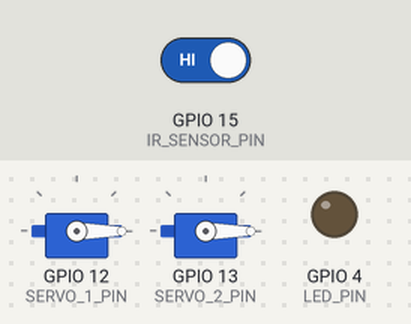
A sketch run on a simulated ESP32. Parts: 2 × servo, output pins drawn as LEDs (lit = HIGH). The inputs (shaded band) are chosen by the test bench; at power-on: GPIO 15 (IR_SENSOR_PIN) HIGH. WiFi joins after 1.5 s; servers stay silent unless stated; uploads are accepted with an empty reply; the camera gives no picture; what the sketch prints to the serial monitor is not drawn.

Above: at 4.0 s.
4.1 s: GPIO 15 (IR_SENSOR_PIN) driven LOW
At 4.91 s:
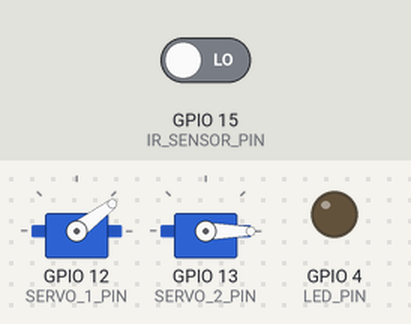
At 5.51 s:
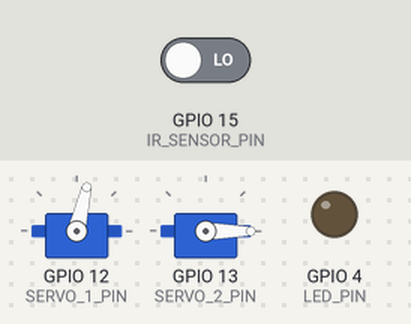
10.1 s: GPIO 15 (IR_SENSOR_PIN) driven HIGH
At 10.31 s:
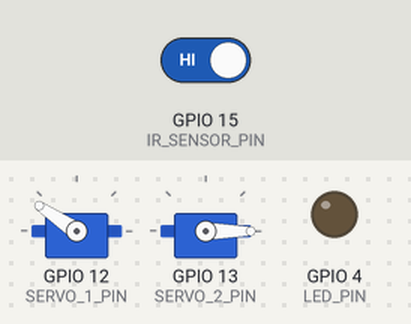
Timing chart, 0 to 14.0 s (numbered marks = the images above; inputs shaded):
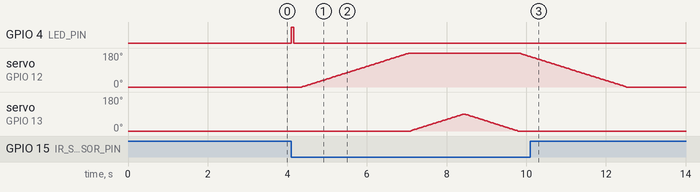

Measured:
- after the input at 4.1 s, GPIO 4 (LED_PIN): LOW → HIGH at once, → LOW 0.06 s later; servo on GPIO 12 (SERVO_1_PIN): rises from 0° to 180° in 2.7 s, then falls to 160° in 3.0 s; servo on GPIO 13 (SERVO_2_PIN): rises from 0° to 90° in 1.3 s, then falls to 0° in 1.4 s
- after the input at 10.1 s, GPIO 4 (LED_PIN): stays LOW (without the input it goes to HIGH after 2.4 s); servo on GPIO 12 (SERVO_1_PIN): goes on until 12.5 s, then stays 0°; servo on GPIO 13 (SERVO_2_PIN): stays 0° (without the input it goes to 2° after 5.4 s)

The sketch:

main.ino
```cpp
#include <ESP32Servo.h>  // Servo Library to move a 180 deg servo precisely with ESP32_cam
#include <WiFi.h>        // wifi library to connect to a WIFI network
#include <HTTPClient.h>  // http client library to send http request


// These are the GPIO pins used for the project
#define SERVO_1_PIN 12
#define SERVO_2_PIN 13
#define IR_SENSOR_PIN 15
#define LED_PIN 4

// CAMERA_MODEL_AI_THINKER
#include "esp_camera.h"
#define PWDN_GPIO_NUM 32
#define RESET_GPIO_NUM -1
#define XCLK_GPIO_NUM 0
#define SIOD_GPIO_NUM 26
#define SIOC_GPIO_NUM 27

#define Y9_GPIO_NUM 35
#define Y8_GPIO_NUM 34
#define Y7_GPIO_NUM 39
#define Y6_GPIO_NUM 36
#define Y5_GPIO_NUM 21
#define Y4_GPIO_NUM 19
#define Y3_GPIO_NUM 18
#define Y2_GPIO_NUM 5
#define VSYNC_GPIO_NUM 25
#define HREF_GPIO_NUM 23
#define PCLK_GPIO_NUM 22


const char* ssid = "Z60";
const char* password = "12345678";
const char* post_url = "https://trash-detection-frontend.netlify.app/api/image-bytes-to-data-url";          // this endpoint takes in the raw image data and returns a data url
const char* prediction_server_url = "https://trash-detection-api1.onrender.com/predict";  // this endpoint takes in a data url and returns the prediction using AI


Servo servo_1, servo_2;
int servoPosition_1 = 0, servoPosition_2 = 0;
int increment = 1;
unsigned long previous_timestamp = 0;
unsigned long interval = 15;
int IRSensorValue = LOW;
int servo_1_target = 0;

enum State {
  IDLE,
  CAPTURE,
  MOVE_SERVO_1,
  MOVE_SERVO_2,
  MOVE_SERVO_2_BACK,
  MOVE_SERVO_1_BACK,
};

// state analysis:
// when the IR sensor detects an object, capture image and send to server -> move servo 1 to a position -> move servo 2 downwards -> then upwords -> then servo 1 to idle position

State currentState = IDLE;  // initial state
int previousPosition_1 = 0;
int previousPosition_2 = 0;


void captureAndSendPhoto() {
  camera_fb_t* fb = NULL;  // holds the frame buffer (raw image data)

  digitalWrite(LED_PIN, HIGH);  // flash for better image quality
  // Capture a photo
  fb = esp_camera_fb_get();  // capture the image
  if (!fb) {
    Serial.println("Camera capture failed");
    return;
  }
  digitalWrite(LED_PIN, LOW);

  HTTPClient http;

  Serial.println("[HTTP] begin...");
  // configure traged server and url

  http.begin(post_url);  //HTTP

  Serial.println("[HTTP] POST...");
  // start connection and send HTTP header
  int httpCode = http.sendRequest("POST", fb->buf, fb->len);  // we simply put the whole image in the post body.

  // httpCode will be negative on error
  if (httpCode > 0) {
    // HTTP header has been send and Server response header has been handled
    Serial.printf("[HTTP] POST... code: %d\n", httpCode);

    // file found at server
    if (httpCode == 200) {
      String payload = http.getString();
      // Serial.println(payload);
    }
  } else {
    Serial.printf("[HTTP] POST... failed, error: %s\n", http.errorToString(httpCode).c_str());
  }
  http.end();

  servo_1_target = 180;  // later on will be changed by the payload to different angles

  // Return the frame buffer to the camera library
  esp_camera_fb_return(fb);
}


void setup() {
  // begin
  Serial.begin(9600);


  // connecting to WIFI
  WiFi.mode(WIFI_STA);
  Serial.println();
  Serial.print("Connecting to ");
  Serial.println(ssid);
  WiFi.begin(ssid, password);
  while (WiFi.status() != WL_CONNECTED) {
    // not yet connected
    Serial.print(".");
    delay(500);
  }
  Serial.println();
  Serial.print("ESP32-CAM IP Address: ");
  Serial.println(WiFi.localIP());

  // PREPARE CAMERA
  // camera config
  camera_config_t config;
  config.ledc_channel = LEDC_CHANNEL_0;
  config.ledc_timer = LEDC_TIMER_0;
  config.pin_d0 = Y2_GPIO_NUM;
  config.pin_d1 = Y3_GPIO_NUM;
  config.pin_d2 = Y4_GPIO_NUM;
  config.pin_d3 = Y5_GPIO_NUM;
  config.pin_d4 = Y6_GPIO_NUM;
  config.pin_d5 = Y7_GPIO_NUM;
  config.pin_d6 = Y8_GPIO_NUM;
  config.pin_d7 = Y9_GPIO_NUM;
  config.pin_xclk = XCLK_GPIO_NUM;
  config.pin_pclk = PCLK_GPIO_NUM;
  config.pin_vsync = VSYNC_GPIO_NUM;
  config.pin_href = HREF_GPIO_NUM;
  config.pin_sscb_sda = SIOD_GPIO_NUM;
  config.pin_sscb_scl = SIOC_GPIO_NUM;
  config.pin_pwdn = PWDN_GPIO_NUM;
  config.pin_reset = RESET_GPIO_NUM;
  config.xclk_freq_hz = 20000000;
  config.pixel_format = PIXFORMAT_JPEG;

  // init with high specs to pre-allocate larger buffers
  if (psramFound()) {
    config.frame_size = FRAMESIZE_SVGA;
    config.jpeg_quality = 10;  //0-63 lower number means higher quality
    config.fb_count = 2;
  } else {
    config.frame_size = FRAMESIZE_CIF;
    config.jpeg_quality = 12;  //0-63 lower number means higher quality
    config.fb_count = 1;
  }

  // camera initialization
  esp_err_t err = esp_camera_init(&config);
  if (err != ESP_OK) {
    Serial.printf("Camera init failed with error 0x%x", err);
    delay(1000);
    ESP.restart();
  }


  // attach servos and sensors to appropriate pins
  servo_1.attach(SERVO_1_PIN);
  servo_2.attach(SERVO_2_PIN);
  pinMode(IR_SENSOR_PIN, INPUT);
  pinMode(LED_PIN, OUTPUT);

  // initialize the servo's to zero
  servo_1.write(0);
  servo_2.write(0);
  delay(1000);

  // Initialize previous positions
  previousPosition_1 = 0;
  previousPosition_2 = 0;
}


void loop() {

  // take the infra-red sensor value
  IRSensorValue = !digitalRead(IR_SENSOR_PIN);

  // if the sensor detects something and is in the IDLE state
  if (IRSensorValue == HIGH && currentState == IDLE) {
    // go to capture state
    currentState = CAPTURE;
  }

  // interval based structure - non blocking (instead of delay based)

  unsigned long current_timestamp = millis();

  // if it has been long enough (based on interval), do a work cycle
  if (current_timestamp - previous_timestamp >= interval) {

    previous_timestamp = current_timestamp;

    // do different action based on the state
    switch (currentState) {

      case CAPTURE:
        Serial.println("Capturing Image");
        captureAndSendPhoto();

        // move servo 1 -> to target (target updated through the prev function)
        currentState = MOVE_SERVO_1;
        Serial.println("Moving servo 1 to target");

        break;

      case MOVE_SERVO_1:
        if (servoPosition_1 < servo_1_target) {
          servoPosition_1 += increment;
          servo_1.write(servoPosition_1);
        } else {

          // tilt servo 2 90 degree (downward)
          currentState = MOVE_SERVO_2;
          Serial.println("Moving servo 2 to target");
        }
        break;

      case MOVE_SERVO_2:

        if (servoPosition_2 < 90) {
          servoPosition_2 += increment;
          servo_2.write(servoPosition_2);
        } else {
          // tilt back servo 2 - 0 degree (upword)
          currentState = MOVE_SERVO_2_BACK;
          Serial.println("Moving servo 2 back");
        }
        break;

      case MOVE_SERVO_2_BACK:

        if (servoPosition_2 > 0) {
          servoPosition_2 -= increment;
          servo_2.write(servoPosition_2);
        } else {
          // servo 1 to default position
          currentState = MOVE_SERVO_1_BACK;
          Serial.println("Moving servo 1 back");
        }
        break;

      case MOVE_SERVO_1_BACK:

        if (servoPosition_1 > 0) {
          servoPosition_1 -= increment;
          servo_1.write(servoPosition_1);
        } else {
          currentState = IDLE;
          Serial.println("Going Idle");
        }
        break;


      default:
        break;
    }
  }
}
```
